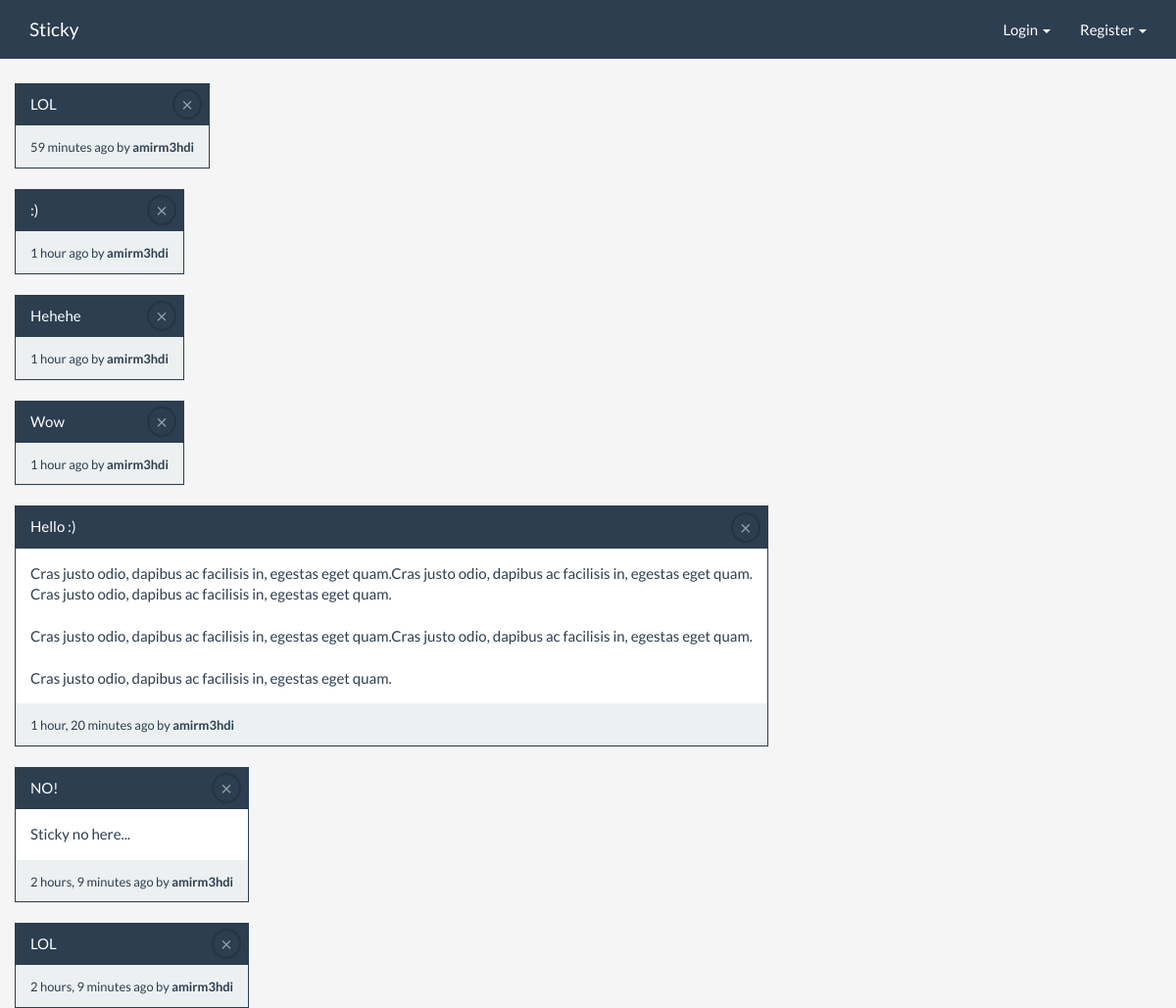
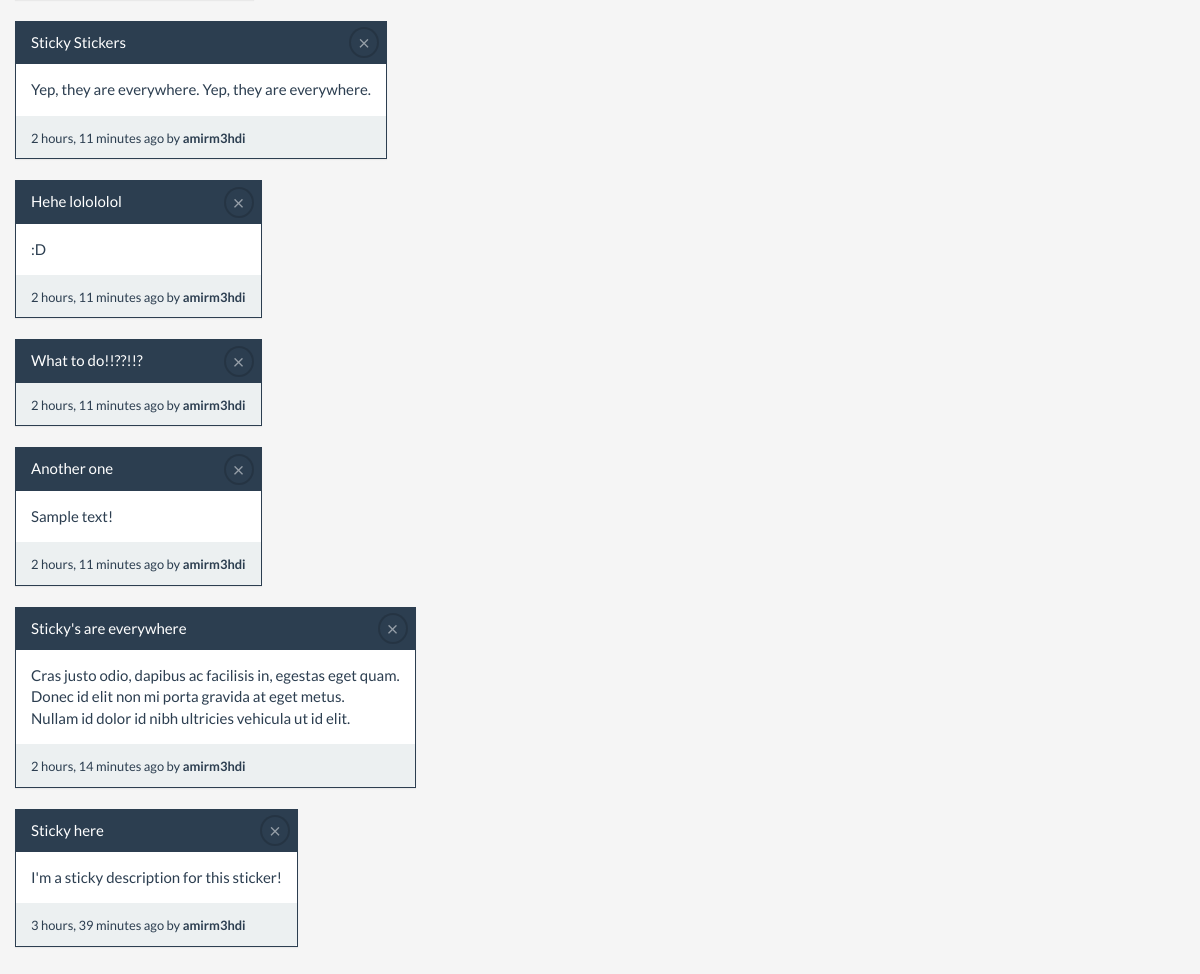
The page / on the database its author committed (2 pictures, top to bottom).
### stickers/models.py (models this page shows, shortened)
class Sticker(models.Model):
    author      = models.ForeignKey(User, on_delete=models.CASCADE)
    title       = models.CharField(max_length=200)
    color       = models.CharField(max_length=50, default='lightgrey')
    date        = models.DateTimeField(verbose_name='date created', auto_now_add=True)
    description = models.TextField()

class User(AbstractBaseUser):
    email = models.EmailField(
        verbose_name='email',
        max_length=254,
        unique=True,
        db_index=True
    )
    username = models.CharField(
        verbose_name='username',
        max_length=30,
        unique=True
    )
    date_joined = models.DateTimeField(
        verbose_name='date joined',
        auto_now_add=True,
        editable=False
    )
    objects = UserManager()
    USERNAME_FIELD = 'username'
    REQUIRED_FIELDS = ['email']
    class Meta:
        verbose_name = 'User'
        verbose_name_plural = 'Users'
        get_latest_by = 'date_joined'
        ordering = ['-date_joined', ]

### stickers/views.py (the view)
# urls.py: url(r'^$',          views.IndexView.as_view(), name='index'),
class IndexView(generic.ListView):
    template_name = 'stickers/index.html'
    context_object_name = 'latest_stickers'
    def get_queryset(self):
        return Sticker.objects.order_by('-date')[:50]

### stickers/templates/stickers/index.html (shortened to what this page needs)
{% extends "base.html" %}
{% block content %}
    {% if latest_stickers %}
        {% for sticker in latest_stickers %}
            <div class="sticker panel panel-default panel-primary" data-id="{{ sticker.id }}">
                <div class="panel-heading">
                    {{ sticker.title }}
                    <form method="post" action="{% url 'stickers:delete' %}">
                        <button type="submit" class="sticker-close btn btn-xs btn-primary pull-right">&times;</button>
                    </form>
                </div>
                {% if sticker.description %}
                    <div class="panel-body">{{ sticker.description | linebreaksbr }}</div>
                {% endif %}
                <div class="panel-footer">
                    <small>
                        {{ sticker.date | timesince }} ago by <b>{{ sticker.author.username }}</b>
                    </small>
                </div>
            </div>
        {% endfor %}
    {% else %}
        <br><br>
        <div class="text-center">
            <strong>No Stickers</strong>
            <h1 style="font-size: 10em">:-(</h1>
        </div>
    {% endif %}
{% endblock %}

### stickers/templates/base.html (shortened to what this page needs)
{% load staticfiles %}
<!DOCTYPE html>
<html lang="en">
    <head>
        <link rel="stylesheet" href="{% static 'stickers/css/bootstrap.css' %}" media="screen">
        <link rel="stylesheet" href="{% static 'stickers/css/app.css' %}" media="screen">
    </head>
    <body onload="StickerInit()">
        <div class="navbar navbar-default navbar-fixed-top">
            <div class="container">
                <div class="navbar-header">
                    <a href="{% url 'stickers:index' %}" class="navbar-brand">Sticky</a>
                </div>
                <div class="navbar-collapse collapse" id="navbar-main">
                    <ul class="nav navbar-nav navbar-right">
                        {% if user.is_authenticated %}
                            <li class="dropdown">
                                <a href="#" class="dropdown-toggle" data-toggle="dropdown">{{ user.username }} <span class="caret"></span></a>
                                <ul class="dropdown-menu">
                                    <li class="dropdown-header">{{ user.email }}</li>
                                    <br>
                                    <li><a href="#" onclick="StickerReset()">Reset</a></li>
                                    <li><a href="{% url 'stickers:logout' %}">Logout</a></li>
                                </ul>
                            </li>
                        {% else %}
                            <li class="dropdown">
                                <a href="#" class="dropdown-toggle" data-toggle="dropdown">Login <span class="caret"></span></a>
                            </li>
                            <li class="dropdown">
                                <a href="#" class="dropdown-toggle" data-toggle="dropdown">Register <span class="caret"></span></a>
                            </li>
                        {% endif %}
                    </ul>
                </div>
            </div>
        </div>
        <div class="container-fluid" id="page">
            {% block content %}{% endblock content %}
        </div>
    </body>
</html>

### stickers/static/stickers/css/app.css (style rules this page uses)
body { padding-top: 85px; cursor: default; background: whitesmoke; }
*, *:FOCUS, *:ACTIVE { outline: 0 !important; }
#page { height: 2500px; }
.sticker, a, button, ul { -webkit-user-select: none; -moz-user-select: none; -khtml-user-select: none; -ms-user-select: none; }
.sticker { min-width: 50px; display: table; position: relative; opacity: 0; -webkit-border-radius: 0; border-radius: 0; -webkit-transition: box-shadow 0.3s, transform 0.3s ease-in-out; transition: box-shadow 0.3s, transform 0.3s ease-in-out; }
.sticker > .panel-heading { -webkit-border-radius: 0; border-radius: 0; }
.sticker-close { width: 30px; height: 31px; margin: -26px; margin-right: -8px; border-color: rgba(0, 0, 0, 0.3); font-size: 20px; opacity: 0.5; padding: 0; line-height: 1px; -webkit-border-radius: 100%; border-radius: 100%; }

### rows shown on the page
Sticker: title "LOL", date "59 minutes", author.username "amirm3hdi"
Sticker: title ":)", date "1 hour", author.username "amirm3hdi"
Sticker: title "Hehehe", date "1 hour", author.username "amirm3hdi"
Sticker: title "Wow", date "1 hour", author.username "amirm3hdi"
Sticker: title "Hello :)", description "Cras justo odio, dapibus ac facilisis in, egestas eget quam.Cras justo odio, dapibus ac facilisis in, egestas eget quam. Cras justo odio, dapibus ac facilisis in, egestas eget quam. Cras justo odio, dapibus ac facilisis in, egestas eget quam.Cras justo odio, dapibus ac facilisis in, egestas eget quam. Cras justo odio, dapibus ac facilisis in, egestas eget quam.", date "1 hour, 20 minutes", author.username "amirm3hdi"
Sticker: title "NO!", description "Sticky no here...", date "2 hours, 9 minutes", author.username "amirm3hdi"
Sticker: title "LOL", date "2 hours, 9 minutes", author.username "amirm3hdi"
Sticker: title "Sticky Stickers", description "Yep, they are everywhere. Yep, they are everywhere.", date "2 hours, 11 minutes", author.username "amirm3hdi"
Sticker: title "Hehe lolololol", description ":D", date "2 hours, 11 minutes", author.username "amirm3hdi"
Sticker: title "What to do!!??!!?", date "2 hours, 11 minutes", author.username "amirm3hdi"
Sticker: title "Another one", description "Sample text!", date "2 hours, 11 minutes", author.username "amirm3hdi"
Sticker: title "Sticky's are everywhere", description "Cras justo odio, dapibus ac facilisis in, egestas eget quam. Donec id elit non mi porta gravida at eget metus. Nullam id dolor id nibh ultricies vehicula ut id elit.", date "2 hours, 14 minutes", author.username "amirm3hdi"
Sticker: title "Sticky here", description "I'm a sticky description for this sticker!", date "3 hours, 39 minutes", author.username "amirm3hdi"
